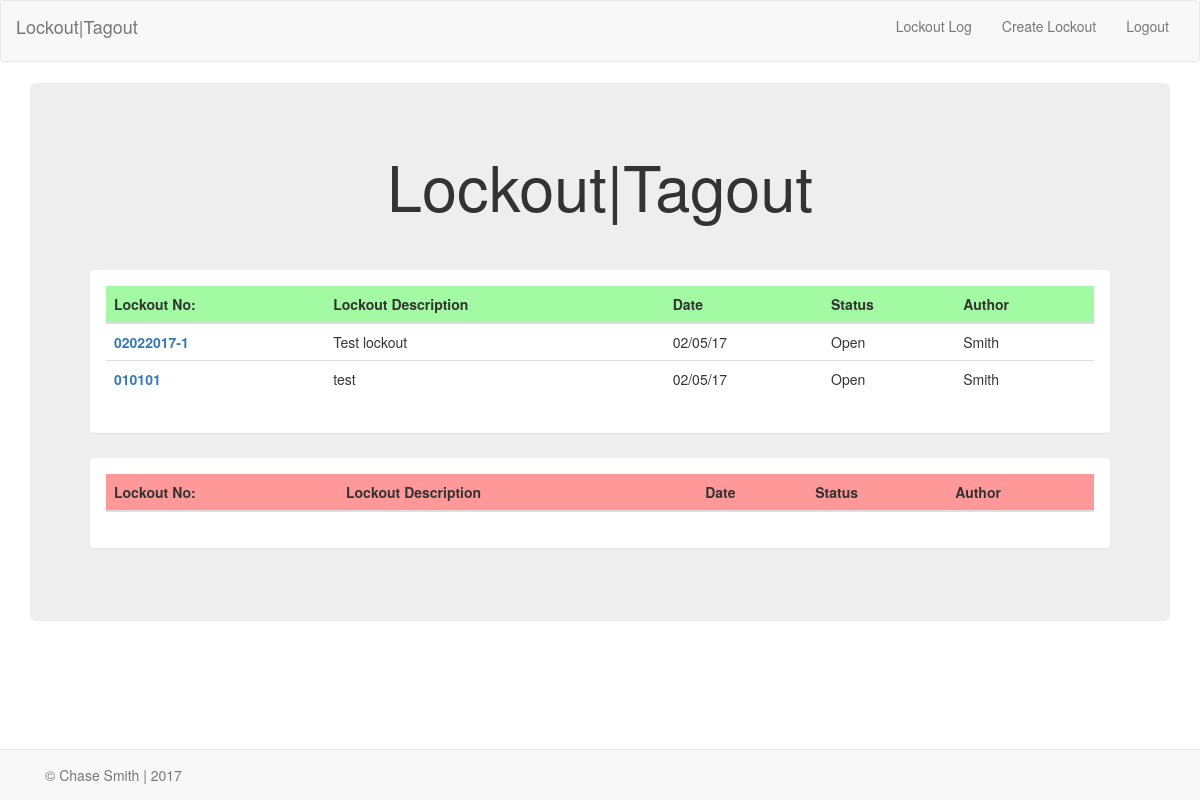
Screenshot of / (signed in) with the database file from the repository.
### app/lockout/models.py (models this page shows, shortened)
class Lockout(db.Model):
    __tablename__="lockout"
    id=db.Column(db.Integer, primary_key=True)
    lockout_number=db.Column(db.String(10), nullable=False)
    lockout_description=db.Column(db.String(200), nullable=False)
    lockout_author = db.relationship('User', backref=db.backref('lockout_author', lazy='dynamic'))
    user_id=db.Column('user_id', db.Integer, db.ForeignKey('user.id'))
    lockout_file=db.Column(db.String(20), nullable=True)
    pid_file=db.Column(db.String(20), nullable=True)
    status=db.Column(db.Boolean(), default=True)
    implementer= db.relationship('User', backref=db.backref('implementer', lazy='dynamic'))
    implemented_status=db.Column(db.Boolean(), default=False)
    accepter = db.relationship('User', backref=db.backref('accepter', lazy='dynamic'))
    work_status=db.Column(db.Boolean(), default=False)
    goggles=db.Column(db.Boolean(), default=False)
    faceshield=db.Column(db.Boolean(),default=False)
    fullface=db.Column(db.Boolean(), default=False)
    dustmask=db.Column(db.Boolean(), default=False)
    leathergloves=db.Column(db.Boolean(), default=False)
    saranax=db.Column(db.Boolean(), default=False)
    nitrilegloves=db.Column(db.Boolean(), default=False)
    chemicalgloves=db.Column(db.Boolean(), default=False)
    chemicalsuit=db.Column(db.Boolean(),default=False)
    tyrex=db.Column(db.Boolean(),default=False)
    rubberboots=db.Column(db.Boolean(),default=False)
    sar=db.Column(db.Boolean(),default=False)
    date=db.Column(db.DateTime)
    ppe=db.Column(db.String(50))

### app/auth/models.py (models this page shows, shortened)
class User(UserMixin, db.Model):
    __tablename__="user"
    id=db.Column(db.Integer, primary_key=True)
    username=db.Column(db.String(20), unique=True)
    first_name=db.Column(db.String(20), nullable=False)
    last_name=db.Column(db.String(20), nullable=False)
    position=db.Column(db.String(50), nullable=False)

### app/lockout/controllers.py (the view)
@mod.route('/')
@login_required
def index():
    today=datetime.today()
    user=db.session.query(User).filter_by(username=current_user.username).first()
    print(current_user.username)
    open_lockouts=db.session.query(Lockout).filter_by(status=True).all()
    closed_lockouts=db.session.query(Lockout).filter_by(status=False).all()
    return render_template('index.html', closed_lockouts=closed_lockouts, open_lockouts=open_lockouts, user=user, today=today)

### app/auth/controllers.py (called while the page is built)
@login_manager.user_loader
def load_user(user_id):
    return db.session.query(User).get(user_id)

### app/lockout/templates/index.html (shortened to what this page needs)
{% extends "base.html" %}
{% import "bootstrap/wtf.html" as wtf %}
{% block content %}
<div class="row">
    <div class="col-md-12">
    </div>
  </div>
  <div class="jumbotron">
    <div class="text-center" style="padding-bottom: 40px;">
      <h1>Lockout|Tagout</h1>
    </div>
  <div class="panel-group">
    <div class="panel" style="margin-bottom: 25px;">
      <div class="panel-body">
        <div style="overflow-x:auto;">
            <table class="table table-sm table-responsive table-hover">
              <thead>
                <tr style="background-color: #A2FBA2;">
                  <th>Lockout No:</th>
                  <th>Lockout Description</th>
                  <th>Date</th>
                  <th>Status</th>
                  <th>Author</th>
                </tr>
              </thead>
              <tbody>
                {% for each in open_lockouts %}
                <tr >
                  <th scope="row" class="" ><a href="lockout/{{each.id}}">{{ each.lockout_number }}</a></th>
                  <td>{{ each.lockout_description }}</td>
                  <td>{{ each.date.strftime("%m/%d/%y") }}</td>
                  {% if each.status == True %}
                  <td>Open</td>
                  {% else %}
                  <td>Closed</td>
                  {% endif %}
                  <td>{{ each.lockout_author.last_name }}</td>
                </tr>
                {% endfor %}
              </tbody>
            </table>
        </div>
      </div>
    </div>
  <div class="panel" style="margin-bottom: 25px;">
    <div class="panel-body">
        <div style="overflow-x:auto;">
          <table class="table table-sm table-responsive table-hover">
            <thead>
              <tr style="background-color: #FF9999;">
                <th>Lockout No:</th>
                <th>Lockout Description</th>
                <th>Date</th>
                <th>Status</th>
                <th>Author</th>
              </tr>
            </thead>
          </table>
      </div>
    </div>
  </div>
</div>
</div>
{% endblock %}

### rows the page displays
Lockout: lockout_number "02022017-1", lockout_description "Test lockout", date "02/05/17", status "Open", lockout_author.last_name "Smith"
Lockout: lockout_number "010101", lockout_description "test", date "02/05/17", status "Open", lockout_author.last_name "Smith"
